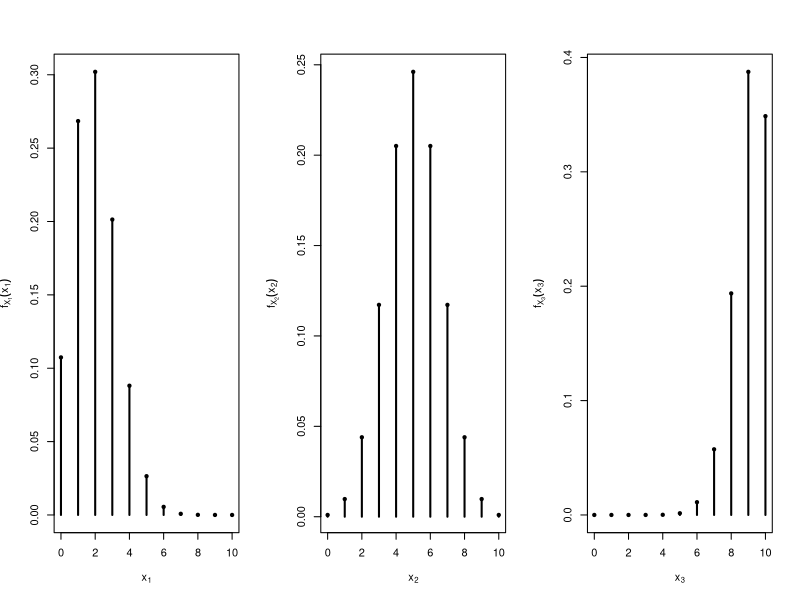
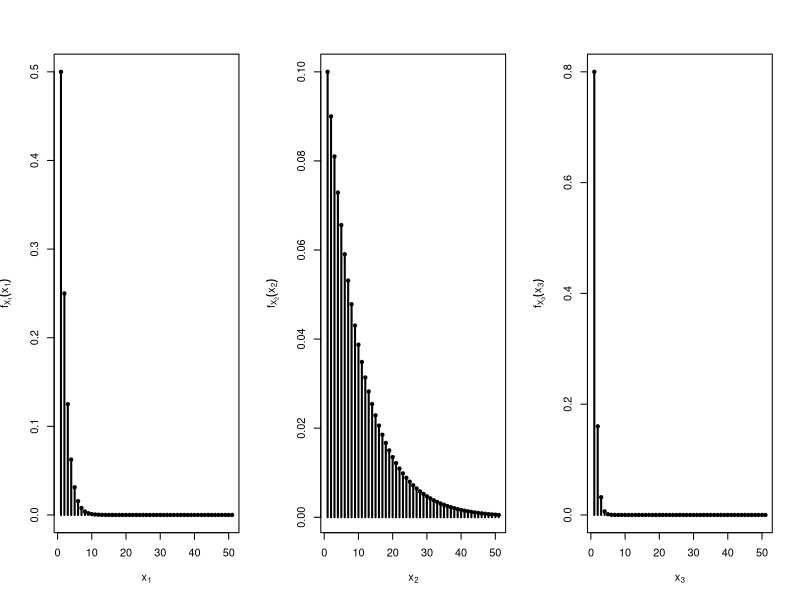
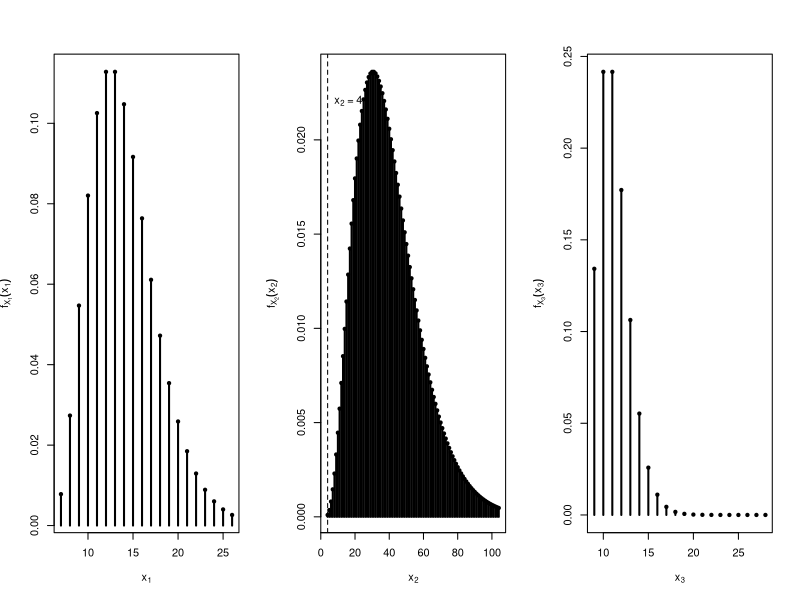
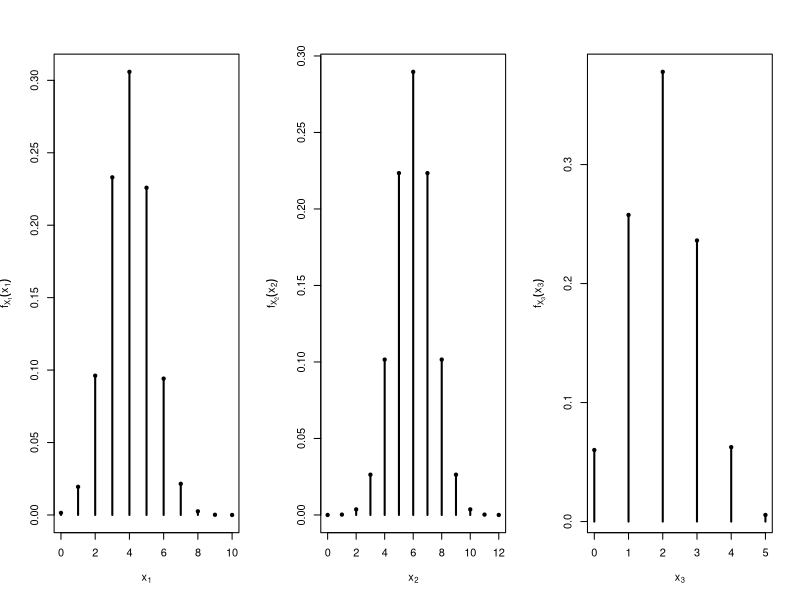
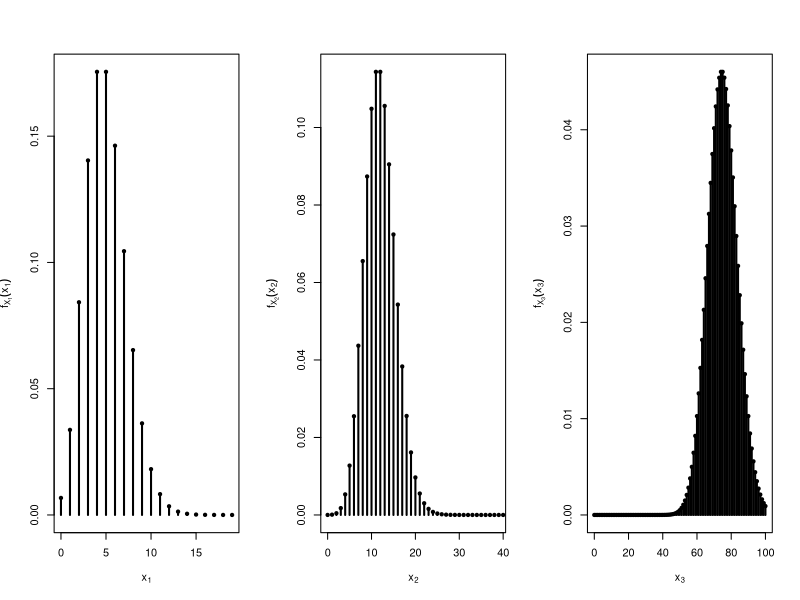
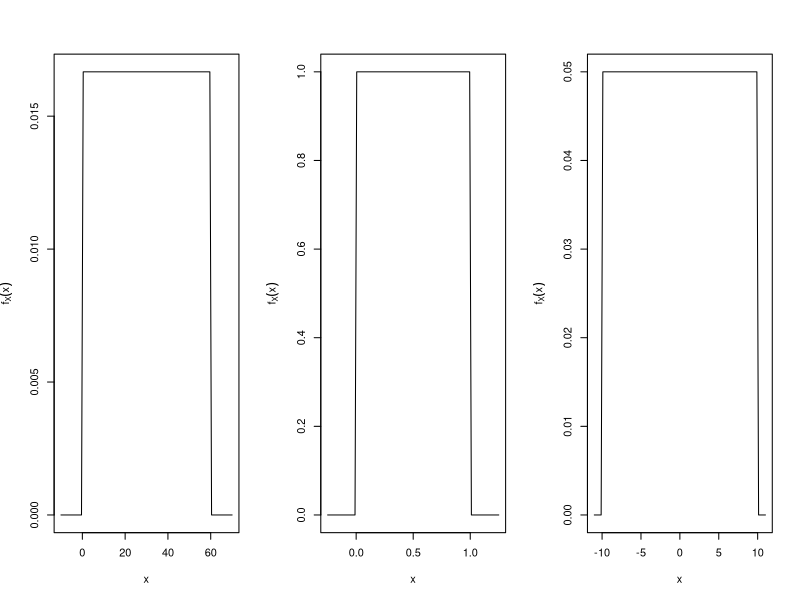
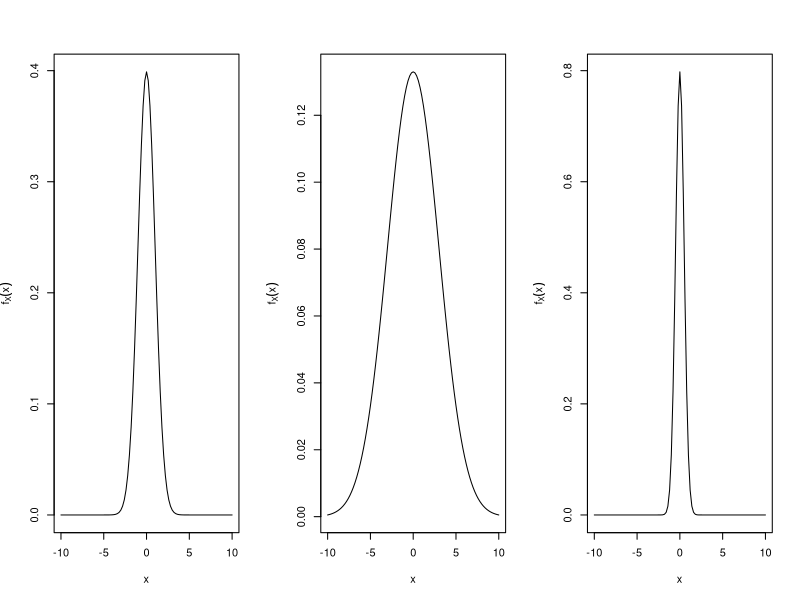
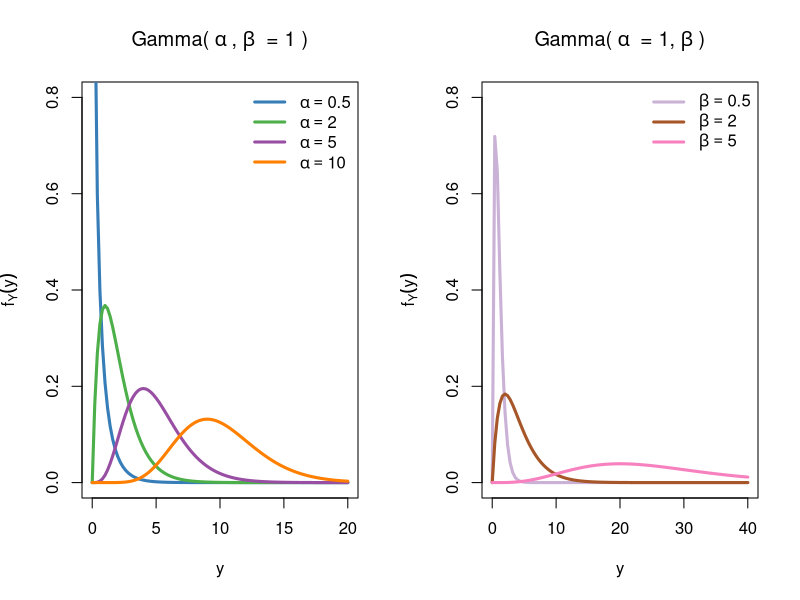

Source code (R) for these figures, in order:
## ---- chunk 1
knitr::opts_chunk$set(echo = TRUE, height = 5, width = 5, out.width="0.5\\linewidth", fig.align="center")
## ---- chunk 2
par(mfrow = c(1,3))
x_obs <- 0:10
x1 <- dbinom(x = x_obs, prob = 0.2, size = 10)
x2 <- dbinom(x = x_obs, prob = 0.5, size = 10)
x3 <- dbinom(x = x_obs, prob = 0.9, size = 10)
x1_pmf <- rbind(x_obs, x1)
rownames(x1_pmf) <- c("x_1", "Pr(X_1 = x_1)")
x2_pmf <- rbind(x_obs, x2)
rownames(x2_pmf) <- c("x_2", "Pr(X_2 = x_2)")
x3_pmf <- rbind(x_obs, x3)
rownames(x2_pmf) <- c("x_3", "Pr(X_3 = x_3)")
plot(x = x_obs, y = x1, type = "h", xlab = expression(x[1]), 
     ylab = expression(f[X[1]](x[1])), lwd = 2)
points(x = x_obs, y = x1, pch = 20)
plot(x = x_obs, y = x2, type = "h", xlab = expression(x[2]), 
     ylab = expression(f[X[2]](x[2])), lwd = 2)
points(x = x_obs, y = x2, pch = 20)
plot(x = x_obs, y = x3, type = "h", xlab = expression(x[3]), 
     ylab = expression(f[X[3]](x[3])), lwd = 2)
points(x = x_obs, y = x3, pch = 20)
## ---- chunk 3
# Example. Let Y ~ Binomial(n = 20, p = 0.2), find P(Y = 4)
dbinom(x = 4, size = 20, prob = 0.2)
## ---- chunk 4
# Example. Let Y ~ Binomial(n = 20, p = 0.2), find P(Y <= 4)
pbinom(q = 4, size = 20, prob = 0.2)
## ---- chunk 5
# Example. Let Y ~ Binomial(n = 20, p = 0.2), find y such that P(Y <= y) = 0.5
qbinom(p = 0.5, size = 20, prob = 0.2)
## ---- chunk 6
# Example. Let Y ~ Binomial(n = 20, p = 0.2), generate a RS of size 5 
rbinom(n = 5, size = 20, prob = 0.2)
## ---- chunk 7
par(mfrow = c(1,3))
x_obs <- 0:50
x1 <- dgeom(x = x_obs, prob = 0.5)
x2 <- dgeom(x = x_obs, prob = 0.1)
x3 <- dgeom(x = x_obs, prob = 0.8)
x1_pmf <- rbind(x_obs, x1)
rownames(x1_pmf) <- c("x_1", "Pr(X_1 = x_1)")
x2_pmf <- rbind(x_obs, x2)
rownames(x2_pmf) <- c("x_2", "Pr(X_2 = x_2)")
x3_pmf <- rbind(x_obs, x3)
rownames(x2_pmf) <- c("x_3", "Pr(X_3 = x_3)")
plot(x = x_obs + 1, y = x1, type = "h", xlab = expression(x[1]), 
     ylab = expression(f[X[1]](x[1])), lwd = 2)
points(x = x_obs + 1, y = x1, pch = 20)
plot(x = x_obs + 1, y = x2, type = "h", xlab = expression(x[2]), 
     ylab = expression(f[X[2]](x[2])), lwd = 2)
points(x = x_obs + 1, y = x2, pch = 20)
plot(x = x_obs + 1, y = x3, type = "h", xlab = expression(x[3]), 
     ylab = expression(f[X[3]](x[3])), lwd = 2)
points(x = x_obs + 1, y = x3, pch = 20)
## ---- chunk 8
# Example. Let Y ~Geom(p = 0.2), find P(Y = 4)
dgeom(x = 4 - 1, prob = 0.2)
## ---- chunk 9
# Example. Let Y ~Geom(p = 0.2), find P(Y <= 4)
pgeom(q = 4 - 1, prob = 0.2)
## ---- chunk 10
# Example. Let Y ~Geom(p = 0.2), find y such that P(Y <= y) = 0.5
qgeom(p = 0.5, prob = 0.2) + 1
## ---- chunk 11
# Example. Let Y ~ Geom(p = 0.2), generate a RS of size 5 
rgeom(n = 5, prob = 0.2) + 1 
## ---- chunk 12
par(mfrow = c(1,3))
x_obs <- 0:100
x_r1 <- x_obs + 7
x_r <- x_obs + 4
x_r3 <- x_obs + 9
x1 <- dnbinom(x = x_obs[1:20], size = 7, prob = 0.5)
x2 <- dnbinom(x = x_obs, size = 4, prob = 0.1)
x3 <- dnbinom(x = x_obs[1:20], size = 9, prob = 0.8)
x1_pmf <- rbind(x_obs[1:20], x1)
rownames(x1_pmf) <- c("x_1", "Pr(X_1 = x_1)")
x2_pmf <- rbind(x_obs, x2)
rownames(x2_pmf) <- c("x_2", "Pr(X_2 = x_2)")
x3_pmf <- rbind(x_obs[1:20], x3)
rownames(x2_pmf) <- c("x_3", "Pr(X_3 = x_3)")
plot(x = x_r1[1:20], y = x1, type = "h", xlab = expression(x[1]), 
     ylab = expression(f[X[1]](x[1])), lwd = 2)
points(x = x_r1[1:20], y = x1, pch = 20)
plot(x = x_r, y = x2, type = "h", xlab = expression(x[2]), 
     ylab = expression(f[X[2]](x[2])), lwd = 2, xlim = c(4, 104))
abline(v = 4, lty = 2)
text(x = 4, y = 0.022, labels = bquote(x[2]~"= 4"), pos = 4)
points(x = x_r, y = x2, pch = 20)
plot(x = x_r3[1:20], y = x3, type = "h", xlab = expression(x[3]), 
     ylab = expression(f[X[3]](x[3])), lwd = 2)
points(x = x_r3[1:20], y = x3, pch = 20)
## ---- chunk 13
# Example. Y ~ NegBinom(r = 4, p = 0.2), find P(Y = 8)
dnbinom(x = 8 - 4, size = 4, prob = 0.2)
## ---- chunk 14
# Example. Let Y ~ NegBinom(r = 4, p = 0.2), find P(Y <= 8)
pnbinom(q = 8 - 4, size = 4, prob = 0.2)
## ---- chunk 15
# Example. Let Y ~ NegBinom(r = 4, p = 0.2), find y such that P(Y <= y) = 0.5
qnbinom(p = 0.5, size = 4, prob = 0.2) + 4 
## ---- chunk 16
# Example. Let Y ~ NegBinom(r = 4, p = 0.2), generate a RS of size 5 
rnbinom(n = 5, size = 4, prob = 0.2) + 4 
## ---- chunk 17
par(mfrow = c(1,3))
x_obs <- 0:12
x1 <- dhyper(x = x_obs, m = 12, n = 18, k = 10)
x2 <- dhyper(x = x_obs, m = 12, n = 18, k = 15)
x3 <- dhyper(x = x_obs, m = 12, n = 18, k = 5)
x1_pmf <- rbind(x_obs, x1)
rownames(x1_pmf) <- c("x_1", "Pr(X_1 = x_1)")
x2_pmf <- rbind(x_obs, x2)
rownames(x2_pmf) <- c("x_2", "Pr(X_2 = x_2)")
x3_pmf <- rbind(x_obs, x3)
rownames(x2_pmf) <- c("x_3", "Pr(X_3 = x_3)")
plot(x = x_obs[1:11], y = x1[which(x1 != 0)], type = "h", xlab = expression(x[1]), 
     ylab = expression(f[X[1]](x[1])), lwd = 2)
points(x = x_obs, y = x1, pch = 20)
plot(x = x_obs, y = x2, type = "h", xlab = expression(x[2]), 
     ylab = expression(f[X[2]](x[2])), lwd = 2)
points(x = x_obs, y = x2, pch = 20)
plot(x = x_obs[1:6], y = x3[which(x3 != 0)], type = "h", xlab = expression(x[3]), 
     ylab = expression(f[X[3]](x[3])), lwd = 2)
points(x = x_obs, y = x3, pch = 20)
## ---- chunk 18
# Example. Y ~ Hyper(N = 10, r = 4, n = 5), find P(Y = 3)
dhyper(x = 3, m = 4, n = 6, k = 5)
## ---- chunk 19
# Example. Y ~ Hyper(N = 10, r = 4, n = 5), find P(Y <= 3)
phyper(q = 3, m = 4, n = 6, k = 5)
sum(dhyper(x = 0:3, m = 4, n = 6, k = 5))
## ---- chunk 20
# Example. Let Y ~ Hyper(N = 10, r = 4, n = 5), find y such that P(Y <= y) = 0.5
qhyper(p = 0.5, m = 4, n = 6, k = 5)
phyper(q = 2, m = 4, n = 6, k = 5)
phyper(q = 1, m = 4, n = 6, k = 5)
## ---- chunk 21
# Example. Let  Y ~ Hyper(N = 10, r = 4, n = 5), generate a RS of size 5 
rhyper(nn = 5, m = 4, n = 6, k = 5) 
## ---- chunk 22
par(mfrow = c(1,3))
x_obs <- 0:100
x1 <- dpois(x = x_obs, lambda = 5)
x2 <- dpois(x = x_obs, lambda = 12)
x3 <- dpois(x = x_obs, lambda = 75)
x1_pmf <- rbind(x_obs, x1)
rownames(x1_pmf) <- c("x_1", "Pr(X_1 = x_1)")
x2_pmf <- rbind(x_obs, x2)
rownames(x2_pmf) <- c("x_2", "Pr(X_2 = x_2)")
x3_pmf <- rbind(x_obs, x3)
rownames(x2_pmf) <- c("x_3", "Pr(X_3 = x_3)")
plot(x = x_obs[1:20], y = x1[1:20], type = "h", xlab = expression(x[1]), 
     ylab = expression(f[X[1]](x[1])), lwd = 2)
points(x = x_obs, y = x1, pch = 20)
plot(x = x_obs[1:40], y = x2[1:40], type = "h", xlab = expression(x[2]), 
     ylab = expression(f[X[2]](x[2])), lwd = 2)
points(x = x_obs, y = x2, pch = 20)
plot(x = x_obs, y = x3, type = "h", xlab = expression(x[3]), 
     ylab = expression(f[X[3]](x[3])), lwd = 2)
points(x = x_obs, y = x3, pch = 20)
## ---- chunk 23
# Example. Y ~ Poisson(lambda = 5), find P(Y = 3)
dpois(x = 3, lambda = 5)
## ---- chunk 24
# Example. Y ~ Poisson(lambda = 5), find P(Y <= 3)
ppois(q = 3, lambda = 5)
sum(dpois(x = 0:3, lambda = 5))
## ---- chunk 25
# Example. Let Y ~ Poisson(lambda = 5), find y such that P(Y <= y) = 0.5
qpois(p = 0.5, lambda = 5)
ppois(q = 5, lambda = 5)
ppois(q = 4,lambda = 5)
## ---- chunk 26
# Example. Let  Y ~ Poisson(lambda = 5), generate a RS of size 5 
rpois(n = 5, lambda = 5) 
## ---- chunk 27
par(mfrow = c(1,3))
curve(dunif(x, min = 0, max = 60), from = -10, to = 70, 
      ylab = expression(f[X](x)))
curve(dunif(x, min = 0, max = 1), from = -0.25, to = 1.25, 
      ylab = expression(f[X](x)))
curve(dunif(x, -10,10), from = -11, to = 11, 
      ylab = expression(f[X](x)))
## ---- chunk 28
# Example. Let Y ~ Uniform(0,1), find density at y = 0.5 
dunif(x = 0.5, min = 0, max = 1)
## ---- chunk 29
# Example.  Let Y ~ Uniform(0,1), find P(Y <= 0.5)
punif(q = 0.5, min = 0, max = 1)
## ---- chunk 30
# Example. Let Y ~ Uniform(0,1), y such that P(Y <= y) = 0.5
qunif(p = 0.5, min = 0, max = 1)
## ---- chunk 31
# Example. Let Y ~ Uniform(0,1), generate a RS of size 5
runif(n = 5, min = 0, max = 1)
## ---- chunk 32
par(mfrow = c(1,3))
curve(dnorm(x, 0,1), from = -10, to = 10, 
      ylab = expression(f[X](x)))
curve(dnorm(x, 0,3), from = -10, to = 10, 
      ylab = expression(f[X](x)))
curve(dnorm(x, 0,0.5), from = -10, to = 10, 
      ylab = expression(f[X](x)))
## ---- chunk 33
# Example. Let Y ~ Normal(10,4), find density at y = 5
dnorm(x = 5, mean = 10, sd = 4)
## ---- chunk 34
# Example. Let Y ~ Normal(10,4), P(Y <=5)
pnorm(q = 5, mean = 10, sd = 4)
# convert to z-score 
z <- (5 - 10)/4
z
pnorm(q = z, mean = 0, sd = 1)
## ---- chunk 35
# Example. Let Y ~ Normal(10,4), y such that P(Y <= y) = 0.25
qnorm(p = 0.25, mean = 10, sd = 4)
## ---- chunk 36
# Example. Let Y ~ Normal(10,4), generate a RS of size 5
rnorm(n = 5, mean = 10, sd = 4)
## ---- chunk 37
par(mfrow = c(1,2))

plot(c(1,1), xlim = c(0,20), ylim = c(0,0.8), type = "n", 
	  ylab = expression(f[Y](y)), xlab = "y", 
	  main = bquote("Gamma("~alpha~","~beta~" = 1 )"))

# different alphas fixed beta
curve(dgamma(x, shape = 0.5, rate = 1), add = T, lwd = 3, col = "#377eb8")
curve(dgamma(x, shape = 2, rate = 1), add = T, lwd = 3, col = "#4daf4a")
curve(dgamma(x, shape = 5, rate = 1), add = T, lwd = 3, col = "#984ea3")
curve(dgamma(x, shape = 10, rate = 1), add = T, lwd  = 3, col = "#ff7f00")

legend("topright", bty = "n", legend = expression(alpha == 0.5, 
												   alpha == 2,
												   alpha == 5, 
												   alpha == 10), 
		merge= TRUE, col = c('#377eb8', '#4daf4a',
							 '#984ea3','#ff7f00'), 
		lty = rep(1,4), lwd = rep(3,4))
		


plot(c(1,1), xlim = c(0,40), ylim = c(0,0.8), type = "n", 
	  ylab = expression(f[Y](y)), xlab = "y", 
	  main = bquote("Gamma("~alpha~" = 1,"~beta~")"))

# colors came from colorbrewer2.org
# different betas fixed alpha

curve(dgamma(x, shape = 2, rate = 1/0.5), add = T, lwd = 3, col = "#cab2d6")
curve(dgamma(x, shape = 2, rate = 1/2), add = T, lwd = 3, col = "#a65628")
curve(dgamma(x, shape = 5, rate = 1/5), add = T, lwd = 3, col = "#f781bf")

legend("topright", bty = "n", legend = expression(beta == 0.5, 
												   beta == 2,
												   beta == 5), 
		merge= TRUE, col = c('#cab2d6', '#a65628',
							 '#f781bf'), 
		lty = rep(1,4), lwd = rep(3,3))
## ---- chunk 38
# Example. Let Y ~ Gamma(4,5), find density at y = 5
dgamma(x = 5, shape = 4, rate = 1/5)
# for Y ~ Exp(5)
dexp(x = 5, rate = 1/5)
# for Y ~ chisquared(nu = 5)
dchisq(x = 5, df = 5)
## ---- chunk 39
# Example. Let Y ~ Gamma(4,5), P(Y <=5)
pgamma(q = 5, shape = 4, rate = 1/5)
# for Y ~ Exp(5)
pexp(q = 5, rate = 1/5)
# for Y ~ chisquared(nu = 5)
pchisq(q = 5, df = 5)
## ---- chunk 40
# Example. Let Y ~ Gamma(4,5), y such that P(Y <= y) = 0.25
qgamma(p = 0.25, shape = 4, rate = 1/5)
# for Y ~ Exp(5)
qexp(p = 0.25, rate = 1/5)
# for Y ~ chisquared(nu = 5)
qchisq(p = 0.25, df = 5)
## ---- chunk 41
# Example. Let Y ~ Gamma(4,5), generate a RS of size 5
rgamma(n = 5, shape = 4, rate = 1/5)
# for Y ~ Exp(5)
rexp(n = 5, rate = 1/5)
# for Y ~ chisquared(nu = 5)
rchisq(n = 5, df = 5)
## ---- chunk 42
par(mfrow = c(1,3))
curve(dgamma(x, shape = 4, rate = 1/5), from = 0, to = 60, 
      ylab = expression(f[X](x)), 
      main = bquote("Gamma("~ alpha~"= 4"~","~beta~"= 5"~")"))
curve(dexp(x, rate = 1/5), from = 0, to = 20,
      ylab = expression(f[X](x)),
      main = bquote("Exp("~beta~"= 5"~")"))
curve(dgamma(x, shape = 5/2, rate = 1/2), from = 0, to = 15, 
      ylab = expression(f[X](x)), 
      main = bquote("Gamma("~ alpha~"= 5/2"~","~beta~"= 2"~")"))
## ---- chunk 43
par(mfrow = c(1,3))
curve(dbeta(x, shape1 = 2, shape2 = 10), from = 0, to = 1, 
      ylab = expression(f[X](x)), 
      main = bquote("Beta("~ alpha~"= 2"~","~beta~"= 10"~")"))
curve(dbeta(x, shape1 = 1/2, shape2 = 1/2), from = 0, to = 1,
      ylab = expression(f[X](x)),
      main = bquote("Beta("~ alpha~"= 1/2"~","~beta~"= 1/2"~")"))
curve(dbeta(x, shape1 = 1, shape2 = 1), from = 0, to = 1, 
      ylab = expression(f[X](x)), 
      main = bquote("Beta("~ alpha~"= 1/2"~","~beta~"= 1/2"~")"))
## ---- chunk 44
# Example. Let Y ~ Beta(2,10), find density at y = 0.5
dbeta(x = 0.5, shape1 = 2, shape2 = 10)
## ---- chunk 45
# Example. Let Y ~ Beta(2,10), P(Y <=0.5)
pbeta(q = 0.5, shape1 = 2, shape2 = 10)
## ---- chunk 46
# Example. Let Y ~ Beta(2,10), y such that P(Y <= y) = 0.25
qbeta(p = 0.25,  shape1 = 2, shape2 = 10)
## ---- chunk 47
# Example. Let Y ~ Beta(2,10), generate a RS of size 5
rbeta(n = 5,  shape1 = 2, shape2 = 10)
